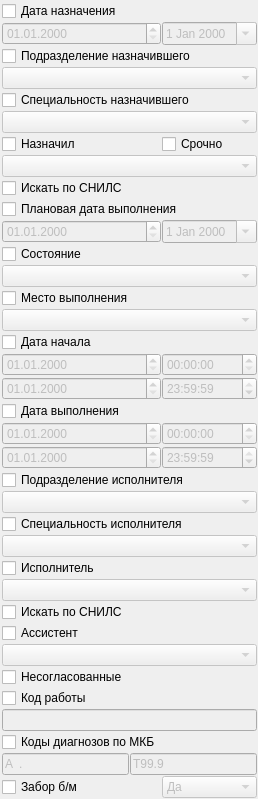
                <widget class="QWidget" name="scrollAreaWidgetContents_5">
                 <property name="geometry">
                  <rect>
                   <x>0</x>
                   <y>0</y>
                   <width>233</width>
                   <height>709</height>
                  </rect>
                 </property>
                 <layout class="QGridLayout" name="gridLayout_8">
                  <property name="leftMargin">
                   <number>2</number>
                  </property>
                  <property name="topMargin">
                   <number>1</number>
                  </property>
                  <property name="rightMargin">
                   <number>1</number>
                  </property>
                  <property name="bottomMargin">
                   <number>1</number>
                  </property>
                  <property name="spacing">
                   <number>1</number>
                  </property>
                  <item row="0" column="0" colspan="2">
                   <widget class="QCheckBox" name="chkFilterActionSetDate">
                    <property name="text">
                     <string>Дата назначения</string>
                    </property>
                   </widget>
                  </item>
                  <item row="6" column="1">
                   <widget class="QCheckBox" name="chkFilterActionIsUrgent">
                    <property name="text">
                     <string>Срочно</string>
                    </property>
                   </widget>
                  </item>
                  <item row="12" column="0" colspan="2">
                   <widget class="QCheckBox" name="chkFilterActionStatus">
                    <property name="text">
                     <string>Состояние</string>
                    </property>
                   </widget>
                  </item>
                  <item row="22" column="1">
                   <widget class="QTimeEdit" name="edtFilterActionBegExecTime">
                    <property name="enabled">
                     <bool>false</bool>
                    </property>
                   </widget>
                  </item>
                  <item row="41" column="0">
                   <spacer name="verticalSpacer_5">
                    <property name="orientation">
                     <enum>Qt::Vertical</enum>
                    </property>
                    <property name="sizeHint" stdset="0">
                     <size>
                      <width>20</width>
                      <height>40</height>
                     </size>
                    </property>
                   </spacer>
                  </item>
                  <item row="22" column="0">
                   <widget class="CDateEdit" name="edtFilterActionBegExecDate">
                    <property name="enabled">
                     <bool>false</bool>
                    </property>
                    <property name="sizePolicy">
                     <sizepolicy hsizetype="Minimum" vsizetype="Fixed">
                      <horstretch>0</horstretch>
                      <verstretch>0</verstretch>
                     </sizepolicy>
                    </property>
                    <property name="displayFormat">
                     <string>dd.MM.yyyy</string>
                    </property>
                    <property name="calendarPopup">
                     <bool>false</bool>
                    </property>
                   </widget>
                  </item>
                  <item row="35" column="0" colspan="2">
                   <widget class="QLineEdit" name="edtFilterActionJobTicketId">
                    <property name="enabled">
                     <bool>false</bool>
                    </property>
                    <property name="maxLength">
                     <number>9</number>
                    </property>
                   </widget>
                  </item>
                  <item row="23" column="0">
                   <widget class="CDateEdit" name="edtFilterActionEndExecDate">
                    <property name="enabled">
                     <bool>false</bool>
                    </property>
                    <property name="displayFormat">
                     <string>dd.MM.yyyy</string>
                    </property>
                    <property name="calendarPopup">
                     <bool>false</bool>
                    </property>
                   </widget>
                  </item>
                  <item row="25" column="0" colspan="2">
                   <widget class="COrgStructureComboBox" name="cmbFilterActionExecSetOrgStructure">
                    <property name="enabled">
                     <bool>false</bool>
                    </property>
                   </widget>
                  </item>
                  <item row="11" column="0">
                   <widget class="CDateEdit" name="edtFilterActionBegPlannedEndDate">
                    <property name="enabled">
                     <bool>false</bool>
                    </property>
                    <property name="sizePolicy">
                     <sizepolicy hsizetype="Ignored" vsizetype="Ignored">
                      <horstretch>0</horstretch>
                      <verstretch>0</verstretch>
                     </sizepolicy>
                    </property>
                    <property name="displayFormat">
                     <string>dd.MM.yyyy</string>
                    </property>
                    <property name="calendarPopup">
                     <bool>false</bool>
                    </property>
                   </widget>
                  </item>
                  <item row="1" column="0">
                   <widget class="CDateEdit" name="edtFilterActionBegSetDate">
                    <property name="enabled">
                     <bool>false</bool>
                    </property>
                    <property name="sizePolicy">
                     <sizepolicy hsizetype="Ignored" vsizetype="Ignored">
                      <horstretch>0</horstretch>
                      <verstretch>0</verstretch>
                     </sizepolicy>
                    </property>
                    <property name="minimumSize">
                     <size>
                      <width>0</width>
                      <height>0</height>
                     </size>
                    </property>
                    <property name="maximumSize">
                     <size>
                      <width>16777215</width>
                      <height>16777215</height>
                     </size>
                    </property>
                    <property name="displayFormat">
                     <string>dd.MM.yyyy</string>
                    </property>
                    <property name="calendarPopup">
                     <bool>false</bool>
                    </property>
                   </widget>
                  </item>
                  <item row="5" column="0" colspan="2">
                   <widget class="CRBComboBox" name="cmbFilterActionSetSpeciality">
                    <property name="enabled">
                     <bool>false</bool>
                    </property>
                   </widget>
                  </item>
                  <item row="4" column="0" colspan="2">
                   <widget class="QCheckBox" name="chkFilterActionSetSpeciality">
                    <property name="text">
                     <string>Специальность назначившего</string>
                    </property>
                   </widget>
                  </item>
                  <item row="29" column="0" colspan="2">
                   <widget class="CPersonComboBoxEx" name="cmbFilterActionExecSetPerson">
                    <property name="enabled">
                     <bool>false</bool>
                    </property>
                   </widget>
                  </item>
                  <item row="24" column="0" colspan="2">
                   <widget class="QCheckBox" name="chkFilterActionExecSetOrgStructure">
                    <property name="text">
                     <string>Подразделение исполнителя</string>
                    </property>
                   </widget>
                  </item>
                  <item row="2" column="0" colspan="2">
                   <widget class="QCheckBox" name="chkFilterActionSetOrgStructure">
                    <property name="text">
                     <string>Подразделение назначившего</string>
                    </property>
                   </widget>
                  </item>
                  <item row="14" column="0">
                   <widget class="QCheckBox" name="chkFilterActionOrg">
                    <property name="text">
                     <string>Место выполнения</string>
                    </property>
                   </widget>
                  </item>
                  <item row="7" column="0" colspan="2">
                   <widget class="CPersonComboBoxEx" name="cmbFilterActionSetPerson">
                    <property name="enabled">
                     <bool>false</bool>
                    </property>
                   </widget>
                  </item>
                  <item row="11" column="1">
                   <widget class="CDateEdit" name="edtFilterActionEndPlannedEndDate">
                    <property name="enabled">
                     <bool>false</bool>
                    </property>
                    <property name="calendarPopup">
                     <bool>true</bool>
                    </property>
                   </widget>
                  </item>
                  <item row="10" column="0" colspan="2">
                   <widget class="QCheckBox" name="chkFilterActionPlannedEndDate">
                    <property name="text">
                     <string>Плановая дата выполнения</string>
                    </property>
                   </widget>
                  </item>
                  <item row="13" column="0" colspan="2">
                   <widget class="CActionStatusComboBox" name="cmbFilterActionStatus">
                    <property name="enabled">
                     <bool>false</bool>
                    </property>
                   </widget>
                  </item>
                  <item row="23" column="1">
                   <widget class="QTimeEdit" name="edtFilterActionEndExecTime">
                    <property name="enabled">
                     <bool>false</bool>
                    </property>
                    <property name="time">
                     <time>
                      <hour>23</hour>
                      <minute>59</minute>
                      <second>59</second>
                     </time>
                    </property>
                   </widget>
                  </item>
                  <item row="31" column="0" colspan="2">
                   <widget class="QCheckBox" name="chkFilterActionAssistant">
                    <property name="text">
                     <string>Ассистент</string>
                    </property>
                   </widget>
                  </item>
                  <item row="6" column="0">
                   <widget class="QCheckBox" name="chkFilterActionSetPerson">
                    <property name="text">
                     <string>Назначил</string>
                    </property>
                   </widget>
                  </item>
                  <item row="33" column="0" colspan="2">
                   <widget class="QCheckBox" name="chkFilterActionUncoordinated">
                    <property name="text">
                     <string>Несогласованные</string>
                    </property>
                   </widget>
                  </item>
                  <item row="28" column="0" colspan="2">
                   <widget class="QCheckBox" name="chkFilterActionExecSetPerson">
                    <property name="text">
                     <string>Исполнитель </string>
                    </property>
                   </widget>
                  </item>
                  <item row="34" column="0" colspan="2">
                   <widget class="QCheckBox" name="chkFilterActionJobTicketId">
                    <property name="text">
                     <string>Код работы</string>
                    </property>
                   </widget>
                  </item>
                  <item row="27" column="0" colspan="2">
                   <widget class="CRBComboBox" name="cmbFilterActionExecSetSpeciality">
                    <property name="enabled">
                     <bool>false</bool>
                    </property>
                   </widget>
                  </item>
                  <item row="1" column="1">
                   <widget class="CDateEdit" name="edtFilterActionEndSetDate">
                    <property name="enabled">
                     <bool>false</bool>
                    </property>
                    <property name="minimumSize">
                     <size>
                      <width>0</width>
                      <height>0</height>
                     </size>
                    </property>
                    <property name="maximumSize">
                     <size>
                      <width>16777215</width>
                      <height>16777215</height>
                     </size>
                    </property>
                    <property name="calendarPopup">
                     <bool>true</bool>
                    </property>
                   </widget>
                  </item>
                  <item row="26" column="0" colspan="2">
                   <widget class="QCheckBox" name="chkFilterActionExecSetSpeciality">
                    <property name="text">
                     <string>Специальность исполнителя</string>
                    </property>
                   </widget>
                  </item>
                  <item row="32" column="0" colspan="2">
                   <widget class="CPersonComboBoxEx" name="cmbFilterActionAssistant">
                    <property name="enabled">
                     <bool>false</bool>
                    </property>
                   </widget>
                  </item>
                  <item row="39" column="0">
                   <widget class="QCheckBox" name="chkFilterActionTakenTissueJournal">
                    <property name="text">
                     <string>Забор б/м</string>
                    </property>
                   </widget>
                  </item>
                  <item row="38" column="0" colspan="2">
                   <layout class="QGridLayout" name="gridLayout_30">
                    <item row="2" column="0">
                     <widget class="QLineEdit" name="edtFilterActionMKBFrom">
                      <property name="enabled">
                       <bool>false</bool>
                      </property>
                      <property name="inputMask">
                       <string>a00.00; </string>
                      </property>
                      <property name="text">
                       <string>A.</string>
                      </property>
                     </widget>
                    </item>
                    <item row="2" column="1">
                     <widget class="QLineEdit" name="edtFilterActionMKBTo">
                      <property name="enabled">
                       <bool>false</bool>
                      </property>
                      <property name="inputMask">
                       <string>a00.00; </string>
                      </property>
                      <property name="text">
                       <string>T99.9</string>
                      </property>
                     </widget>
                    </item>
                   </layout>
                  </item>
                  <item row="36" column="0" colspan="2">
                   <layout class="QHBoxLayout" name="horizontalLayout_14">
                    <property name="spacing">
                     <number>0</number>
                    </property>
                   </layout>
                  </item>
                  <item row="3" column="0" colspan="2">
                   <widget class="COrgStructureComboBox" name="cmbFilterActionSetOrgStructure">
                    <property name="enabled">
                     <bool>false</bool>
                    </property>
                   </widget>
                  </item>
                  <item row="15" column="0" colspan="2">
                   <widget class="CPolyclinicComboBox" name="cmbFilterActionOrg">
                    <property name="enabled">
                     <bool>false</bool>
                    </property>
                   </widget>
                  </item>
                  <item row="37" column="0">
                   <widget class="QCheckBox" name="chkFilterActionMKB">
                    <property name="text">
                     <string>Коды диагнозов по МКБ</string>
                    </property>
                   </widget>
                  </item>
                  <item row="39" column="1">
                   <widget class="QComboBox" name="cmbFilterActionTakenTissueJournal">
                    <property name="enabled">
                     <bool>false</bool>
                    </property>
                    <item>
                     <property name="text">
                      <string>Да</string>
                     </property>
                    </item>
                    <item>
                     <property name="text">
                      <string>Нет</string>
                     </property>
                    </item>
                   </widget>
                  </item>
                  <item row="18" column="0">
                   <widget class="CDateEdit" name="edtFilterActionBegBegDate">
                    <property name="enabled">
                     <bool>false</bool>
                    </property>
                    <property name="sizePolicy">
                     <sizepolicy hsizetype="Minimum" vsizetype="Fixed">
                      <horstretch>0</horstretch>
                      <verstretch>0</verstretch>
                     </sizepolicy>
                    </property>
                    <property name="displayFormat">
                     <string>dd.MM.yyyy</string>
                    </property>
                    <property name="calendarPopup">
                     <bool>false</bool>
                    </property>
                   </widget>
                  </item>
                  <item row="19" column="0">
                   <widget class="CDateEdit" name="edtFilterActionEndBegDate">
                    <property name="enabled">
                     <bool>false</bool>
                    </property>
                    <property name="displayFormat">
                     <string>dd.MM.yyyy</string>
                    </property>
                    <property name="calendarPopup">
                     <bool>false</bool>
                    </property>
                   </widget>
                  </item>
                  <item row="21" column="0">
                   <widget class="QCheckBox" name="chkFilterActionExecDate">
                    <property name="text">
                     <string>Дата выполнения</string>
                    </property>
                   </widget>
                  </item>
                  <item row="18" column="1">
                   <widget class="QTimeEdit" name="edtFilterActionBegBegTime">
                    <property name="enabled">
                     <bool>false</bool>
                    </property>
                   </widget>
                  </item>
                  <item row="17" column="0">
                   <widget class="QCheckBox" name="chkFilterActionBegDate">
                    <property name="text">
                     <string>Дата начала</string>
                    </property>
                   </widget>
                  </item>
                  <item row="19" column="1">
                   <widget class="QTimeEdit" name="edtFilterActionEndBegTime">
                    <property name="enabled">
                     <bool>false</bool>
                    </property>
                    <property name="time">
                     <time>
                      <hour>23</hour>
                      <minute>59</minute>
                      <second>59</second>
                     </time>
                    </property>
                   </widget>
                  </item>
                  <item row="8" column="0">
                   <widget class="QCheckBox" name="chkFilterActionSNILSSetPerson">
                    <property name="text">
                     <string>Искать по СНИЛС</string>
                    </property>
                   </widget>
                  </item>
                  <item row="30" column="0">
                   <widget class="QCheckBox" name="chkFilterActionSNILSExecSetPerson">
                    <property name="text">
                     <string>Искать по СНИЛС</string>
                    </property>
                   </widget>
                  </item>
                 </layout>
                </widget>
